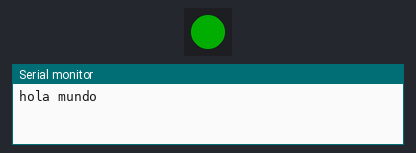
Recording of a sketch running on a simulated ESP32. Parts: 1 RGB LEDs in strip order, left to right, the last lines printed to the serial monitor. Dim RGB values are drawn brighter than linear.

Above: at 0.1 s.
At 2.7 s:
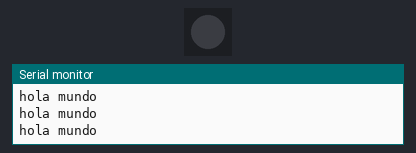
Timing chart, 0 to 3.0 s (numbered marks = the images above):
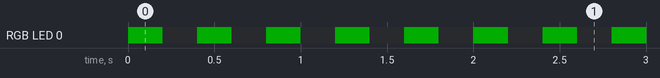

The sketch:

T1.ino
```cpp
#include <Adafruit_NeoPixel.h>

#define PIN 48
#define NUMPIXELS 1

Adafruit_NeoPixel pixels(NUMPIXELS, PIN, NEO_GRB + NEO_KHZ800);

void TareaBlink(void *pvParameters) {
  pixels.begin();
  pixels.setBrightness(50);

  bool estado = false;

  while (1) {
    estado = !estado;

    if (estado) {
      pixels.setPixelColor(0, pixels.Color(0, 255, 0)); // Verde
    } else {
      pixels.setPixelColor(0, pixels.Color(0, 0, 0));   // Apagado
    }
    pixels.show();


    vTaskDelay(200 / portTICK_PERIOD_MS);
  }
}


void TareaUART(void *pvParameters) {
  while (1) {
    Serial.println("hola mundo");
    vTaskDelay(1000 / portTICK_PERIOD_MS);
  }
}

void setup() {
  Serial.begin(115200);
  pixels.begin();
  pixels.setBrightness(50);

  xTaskCreate(TareaBlink, "Blink", 2048, NULL, 1, NULL);
  xTaskCreate(TareaUART, "UART", 1024, NULL, 1, NULL);
}

void loop() {
}
```

Measured:
- by itself, RGB LED 0: alternates RGB(0, 50, 0) for 0.20 s and off for 0.20 s
